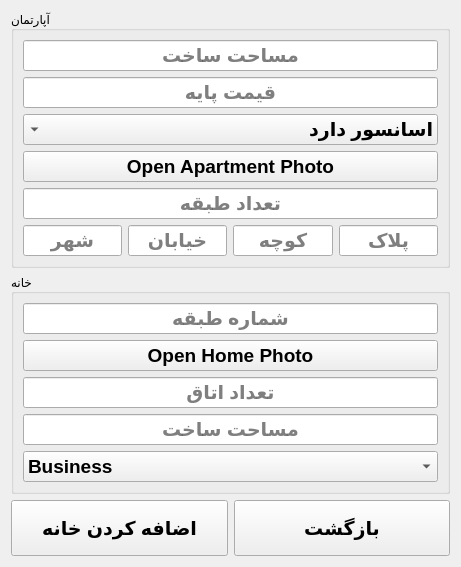
<?xml version="1.0" encoding="UTF-8"?>
<ui version="4.0">
 <class>ApartmentForm</class>
 <widget class="QWidget" name="ApartmentForm">
  <property name="geometry">
   <rect>
    <x>0</x>
    <y>0</y>
    <width>461</width>
    <height>567</height>
   </rect>
  </property>
  <property name="windowTitle">
   <string>Form</string>
  </property>
  <layout class="QVBoxLayout" name="verticalLayout_3">
   <item>
    <widget class="QGroupBox" name="groupBox">
     <property name="title">
      <string>آپارتمان</string>
     </property>
     <layout class="QVBoxLayout" name="verticalLayout">
      <item>
       <widget class="QLineEdit" name="apartarea">
        <property name="sizePolicy">
         <sizepolicy hsizetype="Expanding" vsizetype="Preferred">
          <horstretch>0</horstretch>
          <verstretch>0</verstretch>
         </sizepolicy>
        </property>
        <property name="font">
         <font>
          <pointsize>14</pointsize>
          <weight>75</weight>
          <bold>true</bold>
         </font>
        </property>
        <property name="alignment">
         <set>Qt::AlignCenter</set>
        </property>
        <property name="placeholderText">
         <string>مساحت ساخت</string>
        </property>
       </widget>
      </item>
      <item>
       <widget class="QLineEdit" name="baseprice">
        <property name="sizePolicy">
         <sizepolicy hsizetype="Expanding" vsizetype="Preferred">
          <horstretch>0</horstretch>
          <verstretch>0</verstretch>
         </sizepolicy>
        </property>
        <property name="font">
         <font>
          <pointsize>14</pointsize>
          <weight>75</weight>
          <bold>true</bold>
         </font>
        </property>
        <property name="alignment">
         <set>Qt::AlignCenter</set>
        </property>
        <property name="placeholderText">
         <string>قیمت پایه</string>
        </property>
       </widget>
      </item>
      <item>
       <widget class="QComboBox" name="eleveatorcmb">
        <property name="sizePolicy">
         <sizepolicy hsizetype="Preferred" vsizetype="Preferred">
          <horstretch>0</horstretch>
          <verstretch>0</verstretch>
         </sizepolicy>
        </property>
        <property name="font">
         <font>
          <pointsize>14</pointsize>
          <weight>75</weight>
          <bold>true</bold>
         </font>
        </property>
        <property name="layoutDirection">
         <enum>Qt::RightToLeft</enum>
        </property>
        <item>
         <property name="text">
          <string>اسانسور دارد</string>
         </property>
        </item>
        <item>
         <property name="text">
          <string>اسانسور ندارد</string>
         </property>
        </item>
       </widget>
      </item>
      <item>
       <widget class="QPushButton" name="pushButton_4">
        <property name="sizePolicy">
         <sizepolicy hsizetype="Minimum" vsizetype="Preferred">
          <horstretch>0</horstretch>
          <verstretch>0</verstretch>
         </sizepolicy>
        </property>
        <property name="font">
         <font>
          <pointsize>14</pointsize>
          <weight>75</weight>
          <bold>true</bold>
         </font>
        </property>
        <property name="text">
         <string>Open Apartment Photo</string>
        </property>
       </widget>
      </item>
      <item>
       <widget class="QLineEdit" name="floor">
        <property name="sizePolicy">
         <sizepolicy hsizetype="Expanding" vsizetype="Preferred">
          <horstretch>0</horstretch>
          <verstretch>0</verstretch>
         </sizepolicy>
        </property>
        <property name="font">
         <font>
          <pointsize>14</pointsize>
          <weight>75</weight>
          <bold>true</bold>
         </font>
        </property>
        <property name="alignment">
         <set>Qt::AlignCenter</set>
        </property>
        <property name="placeholderText">
         <string>تعداد طبقه</string>
        </property>
       </widget>
      </item>
      <item>
       <layout class="QHBoxLayout" name="horizontalLayout">
        <item>
         <widget class="QLineEdit" name="city">
          <property name="sizePolicy">
           <sizepolicy hsizetype="Expanding" vsizetype="Preferred">
            <horstretch>0</horstretch>
            <verstretch>0</verstretch>
           </sizepolicy>
          </property>
          <property name="font">
           <font>
            <pointsize>14</pointsize>
            <weight>75</weight>
            <bold>true</bold>
           </font>
          </property>
          <property name="alignment">
           <set>Qt::AlignCenter</set>
          </property>
          <property name="placeholderText">
           <string>شهر</string>
          </property>
         </widget>
        </item>
        <item>
         <widget class="QLineEdit" name="street">
          <property name="sizePolicy">
           <sizepolicy hsizetype="Expanding" vsizetype="Preferred">
            <horstretch>0</horstretch>
            <verstretch>0</verstretch>
           </sizepolicy>
          </property>
          <property name="font">
           <font>
            <pointsize>14</pointsize>
            <weight>75</weight>
            <bold>true</bold>
           </font>
          </property>
          <property name="alignment">
           <set>Qt::AlignCenter</set>
          </property>
          <property name="placeholderText">
           <string>خیابان</string>
          </property>
         </widget>
        </item>
        <item>
         <widget class="QLineEdit" name="alley">
          <property name="sizePolicy">
           <sizepolicy hsizetype="Expanding" vsizetype="Preferred">
            <horstretch>0</horstretch>
            <verstretch>0</verstretch>
           </sizepolicy>
          </property>
          <property name="font">
           <font>
            <pointsize>14</pointsize>
            <weight>75</weight>
            <bold>true</bold>
           </font>
          </property>
          <property name="alignment">
           <set>Qt::AlignCenter</set>
          </property>
          <property name="placeholderText">
           <string>کوچه</string>
          </property>
         </widget>
        </item>
        <item>
         <widget class="QLineEdit" name="plak">
          <property name="sizePolicy">
           <sizepolicy hsizetype="Expanding" vsizetype="Preferred">
            <horstretch>0</horstretch>
            <verstretch>0</verstretch>
           </sizepolicy>
          </property>
          <property name="font">
           <font>
            <pointsize>14</pointsize>
            <weight>75</weight>
            <bold>true</bold>
           </font>
          </property>
          <property name="alignment">
           <set>Qt::AlignCenter</set>
          </property>
          <property name="placeholderText">
           <string>پلاک</string>
          </property>
         </widget>
        </item>
       </layout>
      </item>
     </layout>
    </widget>
   </item>
   <item>
    <widget class="QGroupBox" name="groupBox_2">
     <property name="title">
      <string>خانه</string>
     </property>
     <layout class="QVBoxLayout" name="verticalLayout_2">
      <item>
       <widget class="QLineEdit" name="floor_2">
        <property name="sizePolicy">
         <sizepolicy hsizetype="Expanding" vsizetype="Preferred">
          <horstretch>0</horstretch>
          <verstretch>0</verstretch>
         </sizepolicy>
        </property>
        <property name="font">
         <font>
          <pointsize>14</pointsize>
          <weight>75</weight>
          <bold>true</bold>
         </font>
        </property>
        <property name="alignment">
         <set>Qt::AlignCenter</set>
        </property>
        <property name="placeholderText">
         <string>شماره طبقه</string>
        </property>
       </widget>
      </item>
      <item>
       <widget class="QPushButton" name="pushButton_3">
        <property name="sizePolicy">
         <sizepolicy hsizetype="Minimum" vsizetype="Preferred">
          <horstretch>0</horstretch>
          <verstretch>0</verstretch>
         </sizepolicy>
        </property>
        <property name="font">
         <font>
          <pointsize>14</pointsize>
          <weight>75</weight>
          <bold>true</bold>
         </font>
        </property>
        <property name="text">
         <string>Open Home Photo</string>
        </property>
       </widget>
      </item>
      <item>
       <widget class="QLineEdit" name="room">
        <property name="sizePolicy">
         <sizepolicy hsizetype="Expanding" vsizetype="Preferred">
          <horstretch>0</horstretch>
          <verstretch>0</verstretch>
         </sizepolicy>
        </property>
        <property name="font">
         <font>
          <pointsize>14</pointsize>
          <weight>75</weight>
          <bold>true</bold>
         </font>
        </property>
        <property name="alignment">
         <set>Qt::AlignCenter</set>
        </property>
        <property name="placeholderText">
         <string>تعداد اتاق</string>
        </property>
       </widget>
      </item>
      <item>
       <widget class="QLineEdit" name="buildarea">
        <property name="sizePolicy">
         <sizepolicy hsizetype="Expanding" vsizetype="Preferred">
          <horstretch>0</horstretch>
          <verstretch>0</verstretch>
         </sizepolicy>
        </property>
        <property name="font">
         <font>
          <pointsize>14</pointsize>
          <weight>75</weight>
          <bold>true</bold>
         </font>
        </property>
        <property name="alignment">
         <set>Qt::AlignCenter</set>
        </property>
        <property name="placeholderText">
         <string>مساحت ساخت</string>
        </property>
       </widget>
      </item>
      <item>
       <widget class="QComboBox" name="BPcmb">
        <property name="sizePolicy">
         <sizepolicy hsizetype="Preferred" vsizetype="Preferred">
          <horstretch>0</horstretch>
          <verstretch>0</verstretch>
         </sizepolicy>
        </property>
        <property name="font">
         <font>
          <pointsize>14</pointsize>
          <weight>75</weight>
          <bold>true</bold>
         </font>
        </property>
        <item>
         <property name="text">
          <string>Business</string>
         </property>
        </item>
        <item>
         <property name="text">
          <string>Official</string>
         </property>
        </item>
        <item>
         <property name="text">
          <string>Ordinary</string>
         </property>
        </item>
       </widget>
      </item>
     </layout>
    </widget>
   </item>
   <item>
    <layout class="QHBoxLayout" name="horizontalLayout_2">
     <item>
      <widget class="QPushButton" name="pushButton">
       <property name="sizePolicy">
        <sizepolicy hsizetype="Minimum" vsizetype="Preferred">
         <horstretch>0</horstretch>
         <verstretch>0</verstretch>
        </sizepolicy>
       </property>
       <property name="font">
        <font>
         <pointsize>14</pointsize>
         <weight>75</weight>
         <bold>true</bold>
        </font>
       </property>
       <property name="text">
        <string>اضافه کردن خانه</string>
       </property>
      </widget>
     </item>
     <item>
      <widget class="QPushButton" name="pushButton_2">
       <property name="sizePolicy">
        <sizepolicy hsizetype="Minimum" vsizetype="Preferred">
         <horstretch>0</horstretch>
         <verstretch>0</verstretch>
        </sizepolicy>
       </property>
       <property name="font">
        <font>
         <pointsize>14</pointsize>
         <weight>75</weight>
         <bold>true</bold>
        </font>
       </property>
       <property name="text">
        <string>بازگشت</string>
       </property>
      </widget>
     </item>
    </layout>
   </item>
  </layout>
 </widget>
 <resources/>
 <connections/>
</ui>
